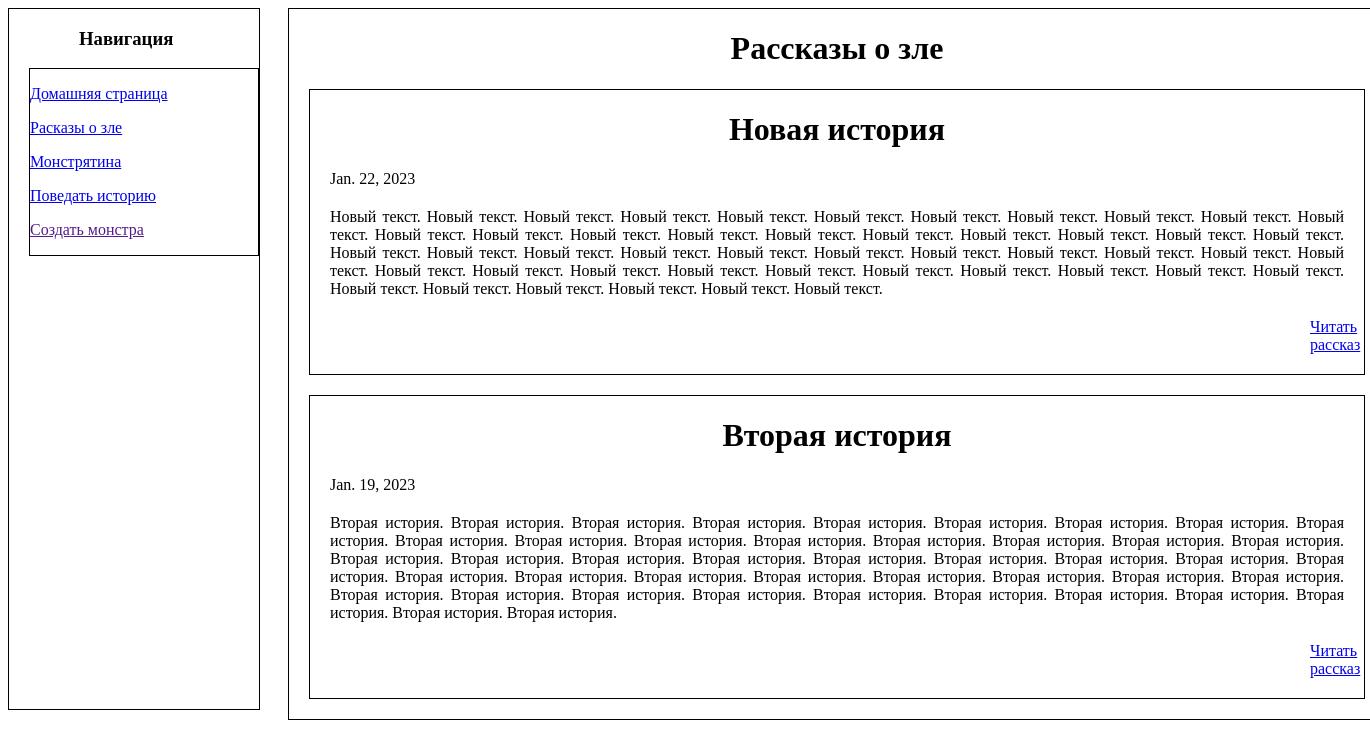
The page /stories on the database its author committed.
### scrimers_app/models.py (models this page shows, shortened)
class StoryModel(models.Model):
    title = models.CharField('Название', max_length=250)
    date = models.DateField('Дата публикации')
    discription = models.TextField('Описание')
    text = models.TextField('Полный текст')

### scrimers_app/views.py (the view)
# urls.py: path('stories', views.stories, name='stories'),
def stories(reques):
    stories = StoryModel.objects.all() # получение всех записей из таблицы
    data = {
        'stories' : stories
    }
    return render(reques, 'scrimers/stories.html', data) # рендер страницы

### scrimers_app/templates/scrimers/stories.html (shortened to what this page needs)
{% extends 'scrimers/nvgnT.html' %}
{% load static %}
{% block styles %}
    <link rel="stylesheet" href="{% static 'scrimers/css/stories.css' %}">
{% endblock %}
{% block content %}
<div class="content-bloc">
    <h1 class="title-site">Рассказы о зле</h1>
    {% for story in stories %}
        <div class="story-block">
            <h1 class="title-story">{{ story.title }}</h1>
            <p class="date-story">{{ story.date }}</p>
            <p class="text-story">{{ story.text }}</p>
            <p class="link-story"><a href="{% url 'story' story.id %}">Читать рассказ</a></p>
        </div>
    {% endfor %}
</div>
{% endblock %}

### scrimers_app/templates/scrimers/nvgnT.html (shortened to what this page needs)
<!DOCTYPE html>
{% load static %}
<html lang="en">
<head>
    <link rel="stylesheet" href="{% static 'scrimers/css/nvgn.css' %}">
    {% block styles %}{% endblock %}
</head>
<body>
    <div class="navigation-block">
        <h3>Навигация</h3>
        <div class="links-block">
            <p><a href="{% url 'home' %}">Домашняя страница</a></p>
            <p><a href="{% url 'stories' %}">Расказы о зле</a></p>
            <p><a href="{% url 'monstors' %}">Монстрятина</a></p>
            <p><a href="{% url 'storyAdd' %}">Поведать историю</a></p>
            <p><a href="">Создать монстра</a></p>
        </div>
    </div>
    {% block content %}
    {% endblock %}
</body>
</html>

### scrimers_app/static/scrimers/css/nvgn.css (style rules this page uses)
.navigation-block { border: black solid 1px; width: 250px; height: 700px; }
.links-block { border: black solid 1px; margin-left: 20px; }
h3 { margin-left: 70px; }

### scrimers_app/static/scrimers/css/stories.css (style rules this page uses)
.content-bloc { border: black solid 1px; margin-left: 280px; width: 80%; position: absolute; top: 8px; }
.title-site { text-align: center; }
.story-block { border: black solid 1px; margin: 20px; }
.title-story { text-align: center; }
.date-story { margin-left: 20px; }
.text-story { margin: 20px; text-align: justify; }
.link-story { margin-left: 1000px; margin-bottom: 20px; }

### rows shown on the page
StoryModel: title "Новая история", date "Jan. 22, 2023", text "Новый текст. Новый текст. Новый текст. Новый текст. Новый текст. Новый текст. Новый текст. Новый текст. Новый текст. Новый текст. Новый текст. Новый текст. Новый текст. Новый текст. Новый текст. Новый текст. Новый текст. Новый текст. Новый текст. Новый текст. Новый текст. Новый текст. Новый текст. Новый текст. Новый текст. Новый текст. Новый текст. Новый текст. Новый текст. Новый текст. Новый текст. Новый текст. Новый текст. Новый текст. Новый текст. Новый текст. Новый текст. Новый текст. Новый текст. Новый текст. Новый текст. Новый текст. Новый текст. Новый текст. Новый текст. Новый текст. Новый текст. Новый текст."
StoryModel: title "Вторая история", date "Jan. 19, 2023", text "Вторая история. Вторая история. Вторая история. Вторая история. Вторая история. Вторая история. Вторая история. Вторая история. Вторая история. Вторая история. Вторая история. Вторая история. Вторая история. Вторая история. Вторая история. Вторая история. Вторая история. Вторая история. Вторая история. Вторая история. Вторая история. Вторая история. Вторая история. Вторая история. Вторая история. Вторая история. Вторая история. Вторая история. Вторая история. Вторая история. Вторая история. Вторая история. Вторая история. Вторая история. Вторая история. Вторая история. Вторая история. Вторая история. Вторая история. Вторая история. Вторая история. Вторая история. Вторая история. Вторая…"
